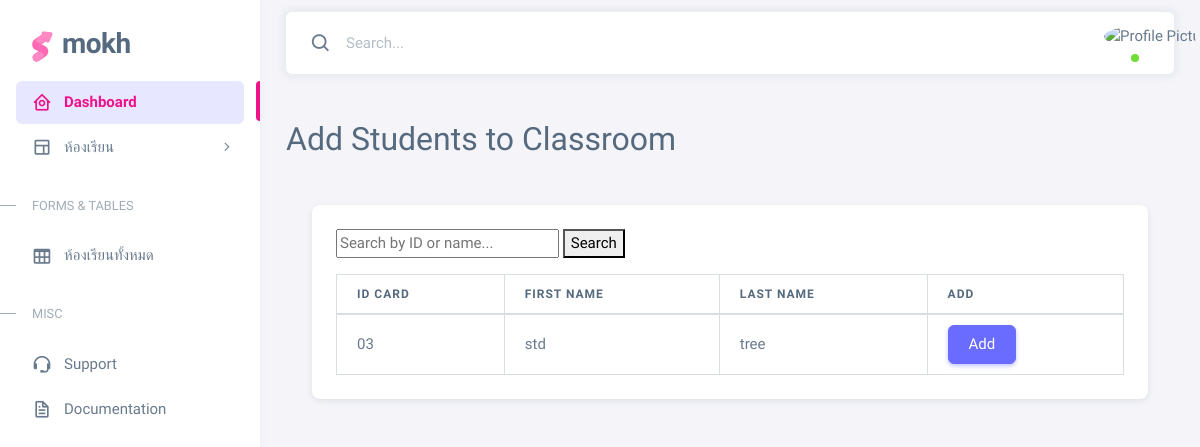
The app's page /classroom/1/add_student (signed in), older data.
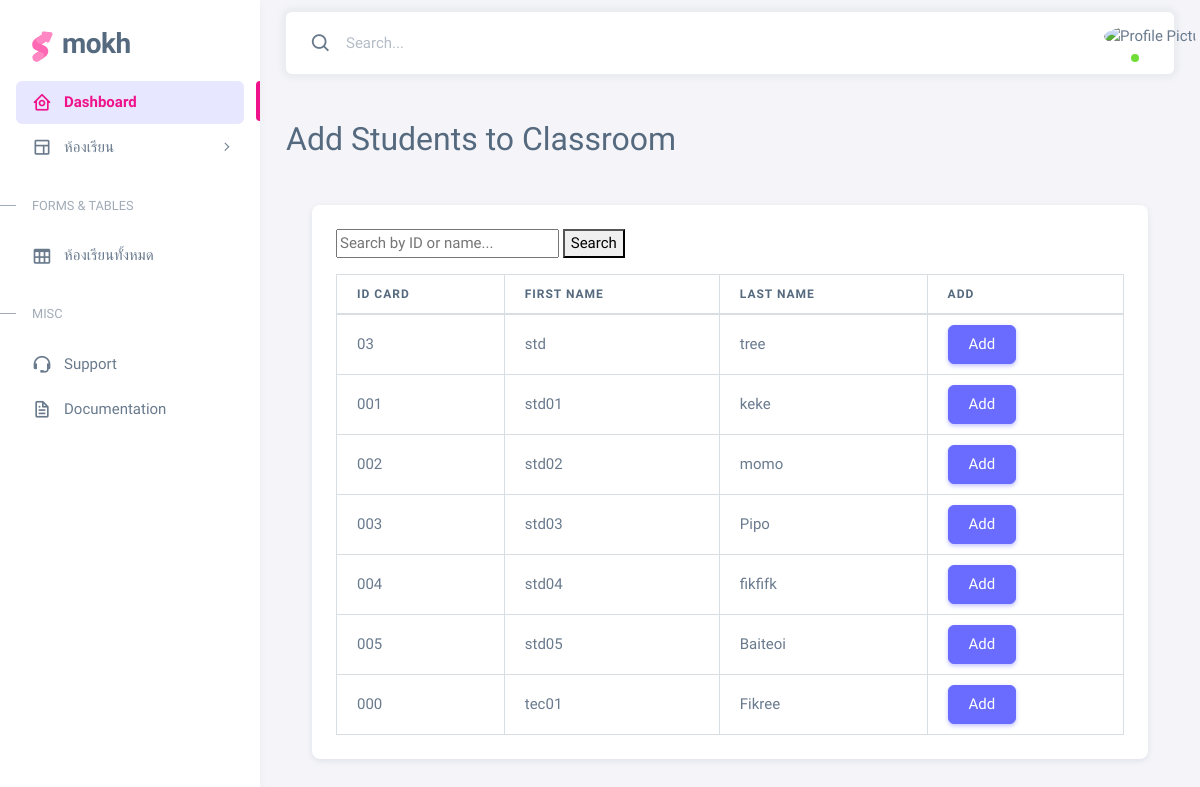
The same page, newer data.
### models.py (models this page shows, shortened)
class User(UserMixin, db.Model):
    id = db.Column(db.Integer, primary_key=True)
    id_card = db.Column(db.String(20))
    username = db.Column(db.String(80), unique=True, nullable=False)
    password = db.Column(db.String(200), nullable=False)
    first_name = db.Column(db.String(100))
    last_name = db.Column(db.String(100))
    email = db.Column(db.String(120), unique=True, nullable=False)
    gender = db.Column(db.String(10))
    account_type = db.Column(db.String(50))

### classroom_routes.py (the view)
@classroom_bp.route('/classroom/<int:classroom_id>/add_student')
@login_required
def add_student(classroom_id):
    classroom = Classroom.query.get_or_404(classroom_id)
    students_without_classroom = db.session.query(User).outerjoin(Student, Student.user_id == User.id).filter(User.account_type == 'student', Student.user_id.is_(None)).all()
    return render_template('add_student.html', classroom_id=classroom_id, classroom=classroom, students=students_without_classroom)

### app.py (called while the page is built)
@app.context_processor
def inject_user():
    if current_user.is_authenticated:
        return {'user': current_user}
    return {}

@login_manager.user_loader
def load_user(user_id):
    return User.query.get(int(user_id))

### templates/add_student.html
{% extends 'base.html' %}
{% block content %}
<div class="container mt-5">
    <h2>Add Students to Classroom</h2>
    <div class="container mt-5">
        <div class="card">
            <div class="card-body">
                <form method="GET" action="{{ url_for('classroom_bp.add_student', classroom_id=classroom_id) }}">
                    <input type="text" name="search" placeholder="Search by ID or name...">
                    <button type="submit">Search</button>
                </form>
                <table class="table table-bordered mt-3">
                    <thead>
                        <tr>
                            <th>ID Card</th>
                            <th>First Name</th>
                            <th>Last Name</th>
                            <th>Add</th>
                        </tr>
                    </thead>
                    <tbody>
                        {% for user in students %}
                        <tr>
                            <td>{{ user.id_card }}</td>
                            <td>{{ user.first_name }}</td>
                            <td>{{ user.last_name }}</td>
                            <td>
                                {% if user.classrooms %}
                                <button type="button" class="btn btn-secondary" disabled>Added</button>
                                {% else %}
                                <form method="POST"
                                    action="{{ url_for('classroom_bp.add_student_to_classroom', user_id=user.id, classroom_id=classroom_id) }}">
                                    <button type="submit" class="btn btn-primary">Add</button>
                                </form>
                                {% endif %}
                            </td>
                        </tr>
                        {% endfor %}
                    </tbody>
                </table>
            </div>
        </div>
    </div>
</div>
{% endblock %}

### templates/base.html (shortened to what this page needs)
<!DOCTYPE html>
<html
  lang="en"
  class="light-style layout-menu-fixed"
  dir="ltr"
  data-theme="theme-default"
  data-assets-path="../assets/"
  data-template="vertical-menu-template-free"
>
  <head>
    <link rel="stylesheet" href="{{ url_for('static', filename='vendor/fonts/boxicons.css') }}" />
    <link rel="stylesheet" href="{{ url_for('static', filename='vendor/css/core.css') }}" />
    <link rel="stylesheet" href="{{ url_for('static', filename='vendor/css/theme-default.css') }}" />
    <link rel="stylesheet" href="{{ url_for('static', filename='css/demo.css') }}" />
    <link rel="stylesheet" href="{{ url_for('static', filename='vendor/libs/perfect-scrollbar/perfect-scrollbar.css') }}" />
    <link rel="stylesheet" href="{{ url_for('static', filename='vendor/libs/apex-charts/apex-charts.css') }}" />
  </head>
  <body>
    <div class="layout-wrapper layout-content-navbar">
      <div class="layout-container">
        <aside id="layout-menu" class="layout-menu menu-vertical menu bg-menu-theme">
          <div class="app-brand demo">
            <a href="index.html" class="app-brand-link">
              <span class="app-brand-logo demo">
              </span>
              <span class="app-brand-text demo menu-text fw-bolder ms-2">Mokh</span>
            </a>
          </div>
          <ul class="menu-inner py-1">
            <li class="menu-item active">
              <a href="{{ url_for('index') }}" class="menu-link">
                <i class="menu-icon tf-icons bx bx-home-circle"></i>
                <div data-i18n="Analytics">Dashboard</div>
              </a>
            </li>
            <li class="menu-item">
              <a href="javascript:void(0);" class="menu-link menu-toggle">
                <i class="menu-icon tf-icons bx bx-layout"></i>
                <div data-i18n="Layouts">ห้องเรียน</div>
              </a>
            </li>
            <li class="menu-header small text-uppercase"><span class="menu-header-text">Forms &amp; Tables</span></li>
            <li class="menu-item">
              <a href="{{ url_for('classroom_bp.classrooms') }}" class="menu-link">
                <i class="menu-icon tf-icons bx bx-table"></i>
                <div data-i18n="Tables">ห้องเรียนทั้งหมด</div>
              </a>
            </li>
            <li class="menu-header small text-uppercase"><span class="menu-header-text">Misc</span></li>
            <li class="menu-item">
              <a
                href="https://github.com/themeselection/sneat-html-admin-template-free/issues"
                target="_blank"
                class="menu-link"
              >
                <i class="menu-icon tf-icons bx bx-support"></i>
                <div data-i18n="Support">Support</div>
              </a>
            </li>
            <li class="menu-item">
              <a
                href="https://themeselection.com/demo/sneat-bootstrap-html-admin-template/documentation/"
                target="_blank"
                class="menu-link"
              >
                <i class="menu-icon tf-icons bx bx-file"></i>
                <div data-i18n="Documentation">Documentation</div>
              </a>
            </li>
          </ul>
        </aside>
        <div class="layout-page">
          <nav
            class="layout-navbar container-xxl navbar navbar-expand-xl navbar-detached align-items-center bg-navbar-theme"
            id="layout-navbar"
          >
            <div class="navbar-nav-right d-flex align-items-center" id="navbar-collapse">
              <div class="navbar-nav align-items-center">
                <div class="nav-item d-flex align-items-center">
                  <i class="bx bx-search fs-4 lh-0"></i>
                  <input
                    type="text"
                    class="form-control border-0 shadow-none"
                    placeholder="Search..."
                    aria-label="Search..."
                  />
                </div>
              </div>
              <ul class="navbar-nav flex-row align-items-center ms-auto">
                <li class="nav-item navbar-dropdown dropdown-user dropdown">
                  <a class="nav-link dropdown-toggle hide-arrow" href="javascript:void(0);" data-bs-toggle="dropdown">
                    <div class="avatar avatar-online">
                      <img src="{{ url_for('static', filename='userprofile/' ~ current_user.id_card ~ '.jpg') }}"
                      alt="Profile Picture"
                      style="border-radius: 50%; width: 40px; height: 40px; object-fit: cover;">
                    </div>
                  </a>
                </li>
              </ul>
            </div>
          </nav>
          <div class="content-wrapper">
            {% block content %}
            {% endblock %}
          </div>
        </div>
      </div>
    </div>
  </body>
</html>

### static/css/demo.css (style rules this page uses)
.menu .app-brand.demo { height: 64px; margin-top: 12px; }
.app-brand-logo.demo svg { width: 22px; height: 38px; }
.app-brand-text.demo { font-size: 1.75rem; letter-spacing: -0.5px; text-transform: lowercase; }

Row changes from the older to the newer data that the page shows:
added User: id_card "001", first_name "std01", last_name "keke"
added User: id_card "002", first_name "std02", last_name "momo"
added User: id_card "003", first_name "std03", last_name "Pipo"
added User: id_card "004", first_name "std04", last_name "fikfifk"
added User: id_card "005", first_name "std05", last_name "Baiteoi"
added User: id_card "000", first_name "tec01", last_name "Fikree"
